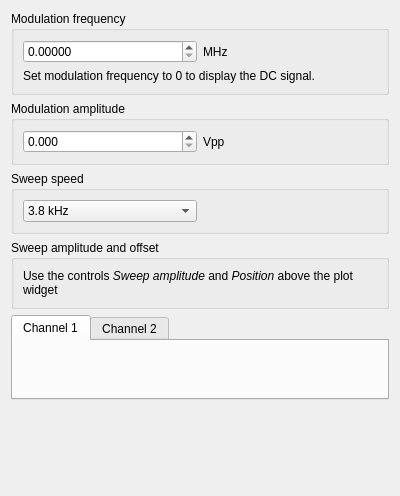
<?xml version="1.0" encoding="UTF-8"?>
<ui version="4.0">
 <class>Form</class>
 <widget class="QWidget" name="Form">
  <property name="enabled">
   <bool>true</bool>
  </property>
  <property name="geometry">
   <rect>
    <x>0</x>
    <y>0</y>
    <width>400</width>
    <height>496</height>
   </rect>
  </property>
  <property name="windowTitle">
   <string>Form</string>
  </property>
  <layout class="QVBoxLayout" name="verticalLayout">
   <item>
    <widget class="QGroupBox" name="modulation_frequency_group">
     <property name="title">
      <string>Modulation frequency</string>
     </property>
     <layout class="QVBoxLayout" name="verticalLayout_5">
      <item>
       <layout class="QHBoxLayout" name="horizontalLayout_6">
        <item>
         <widget class="QDoubleSpinBox" name="modulation_frequency">
          <property name="decimals">
           <number>5</number>
          </property>
          <property name="stepType">
           <enum>QAbstractSpinBox::AdaptiveDecimalStepType</enum>
          </property>
         </widget>
        </item>
        <item>
         <widget class="QLabel" name="label_5">
          <property name="text">
           <string>MHz</string>
          </property>
         </widget>
        </item>
       </layout>
      </item>
      <item>
       <widget class="QLabel" name="label_3">
        <property name="text">
         <string>Set modulation frequency to 0 to display the DC signal.</string>
        </property>
        <property name="wordWrap">
         <bool>true</bool>
        </property>
       </widget>
      </item>
     </layout>
    </widget>
   </item>
   <item>
    <widget class="QGroupBox" name="modulation_amplitude_group">
     <property name="title">
      <string>Modulation amplitude</string>
     </property>
     <layout class="QVBoxLayout" name="verticalLayout_2">
      <item>
       <layout class="QHBoxLayout" name="horizontalLayout_2">
        <item>
         <widget class="QDoubleSpinBox" name="modulation_amplitude">
          <property name="decimals">
           <number>3</number>
          </property>
          <property name="maximum">
           <double>2.000000000000000</double>
          </property>
          <property name="singleStep">
           <double>0.100000000000000</double>
          </property>
          <property name="stepType">
           <enum>QAbstractSpinBox::AdaptiveDecimalStepType</enum>
          </property>
         </widget>
        </item>
        <item>
         <widget class="QLabel" name="label">
          <property name="text">
           <string>Vpp</string>
          </property>
         </widget>
        </item>
       </layout>
      </item>
     </layout>
    </widget>
   </item>
   <item>
    <widget class="QGroupBox" name="groupBox_3">
     <property name="title">
      <string>Sweep speed</string>
     </property>
     <layout class="QVBoxLayout" name="verticalLayout_4">
      <item>
       <layout class="QHBoxLayout" name="horizontalLayout_5">
        <item>
         <widget class="QComboBox" name="sweep_speed">
          <property name="sizePolicy">
           <sizepolicy hsizetype="Minimum" vsizetype="Fixed">
            <horstretch>0</horstretch>
            <verstretch>0</verstretch>
           </sizepolicy>
          </property>
          <item>
           <property name="text">
            <string>3.8 kHz</string>
           </property>
          </item>
          <item>
           <property name="text">
            <string>1.9 kHz</string>
           </property>
          </item>
          <item>
           <property name="text">
            <string>954 Hz</string>
           </property>
          </item>
          <item>
           <property name="text">
            <string>477 Hz</string>
           </property>
          </item>
          <item>
           <property name="text">
            <string>238 Hz</string>
           </property>
          </item>
          <item>
           <property name="text">
            <string>119 Hz</string>
           </property>
          </item>
          <item>
           <property name="text">
            <string>59 Hz</string>
           </property>
          </item>
          <item>
           <property name="text">
            <string>30 Hz</string>
           </property>
          </item>
          <item>
           <property name="text">
            <string>15 Hz</string>
           </property>
          </item>
          <item>
           <property name="text">
            <string>7.5 Hz</string>
           </property>
          </item>
          <item>
           <property name="text">
            <string>3.7 Hz</string>
           </property>
          </item>
          <item>
           <property name="text">
            <string>1.9 Hz</string>
           </property>
          </item>
          <item>
           <property name="text">
            <string>0.93 Hz</string>
           </property>
          </item>
          <item>
           <property name="text">
            <string>0.47 Hz</string>
           </property>
          </item>
          <item>
           <property name="text">
            <string>0.23 Hz</string>
           </property>
          </item>
          <item>
           <property name="text">
            <string>0.12 Hz</string>
           </property>
          </item>
         </widget>
        </item>
        <item>
         <widget class="QLabel" name="label_2">
          <property name="text">
           <string/>
          </property>
         </widget>
        </item>
       </layout>
      </item>
     </layout>
    </widget>
   </item>
   <item>
    <widget class="QGroupBox" name="groupBox_2">
     <property name="title">
      <string>Sweep amplitude and offset</string>
     </property>
     <layout class="QVBoxLayout" name="verticalLayout_3">
      <item>
       <widget class="QLabel" name="label_4">
        <property name="text">
         <string>&lt;html&gt;&lt;head/&gt;&lt;body&gt;&lt;p&gt;Use the controls &lt;span style=&quot; font-style:italic;&quot;&gt;Sweep amplitude&lt;/span&gt; and &lt;span style=&quot; font-style:italic;&quot;&gt;Position &lt;/span&gt;above the plot widget&lt;/p&gt;&lt;/body&gt;&lt;/html&gt;</string>
        </property>
        <property name="textFormat">
         <enum>Qt::RichText</enum>
        </property>
        <property name="wordWrap">
         <bool>true</bool>
        </property>
       </widget>
      </item>
     </layout>
    </widget>
   </item>
   <item>
    <widget class="QTabWidget" name="spectroscopyTabs">
     <property name="minimumSize">
      <size>
       <width>0</width>
       <height>0</height>
      </size>
     </property>
     <property name="currentIndex">
      <number>0</number>
     </property>
     <widget class="QWidget" name="spectroscopy_channel_1_page">
      <attribute name="title">
       <string>Channel 1</string>
      </attribute>
      <layout class="QVBoxLayout" name="verticalLayout_20">
       <item>
        <widget class="SpectroscopyChannelAPanel" name="widget_4" native="true">
         <property name="minimumSize">
          <size>
           <width>0</width>
           <height>0</height>
          </size>
         </property>
        </widget>
       </item>
      </layout>
     </widget>
     <widget class="QWidget" name="spectroscopy_channel_2_page">
      <attribute name="title">
       <string>Channel 2</string>
      </attribute>
      <layout class="QVBoxLayout" name="verticalLayout_19">
       <item>
        <widget class="QLabel" name="spectroscopyBPanelDisabled">
         <property name="text">
          <string>Enable dual channel spectroscopy in &quot;General&quot; tab in order to use the second channel.</string>
         </property>
         <property name="alignment">
          <set>Qt::AlignJustify|Qt::AlignTop</set>
         </property>
         <property name="wordWrap">
          <bool>true</bool>
         </property>
        </widget>
       </item>
       <item>
        <widget class="SpectroscopyChannelBPanel" name="spectroscopyBPanel" native="true"/>
       </item>
      </layout>
     </widget>
    </widget>
   </item>
   <item>
    <spacer name="verticalSpacer">
     <property name="orientation">
      <enum>Qt::Vertical</enum>
     </property>
     <property name="sizeHint" stdset="0">
      <size>
       <width>20</width>
       <height>0</height>
      </size>
     </property>
    </spacer>
   </item>
  </layout>
 </widget>
 <customwidgets>
  <customwidget>
   <class>SpectroscopyChannelBPanel</class>
   <extends>QWidget</extends>
   <header location="global">spectroscopy_panel.h</header>
   <container>1</container>
  </customwidget>
  <customwidget>
   <class>SpectroscopyChannelAPanel</class>
   <extends>QWidget</extends>
   <header location="global">spectroscopy_panel.h</header>
   <container>1</container>
  </customwidget>
 </customwidgets>
 <resources/>
 <connections/>
</ui>
